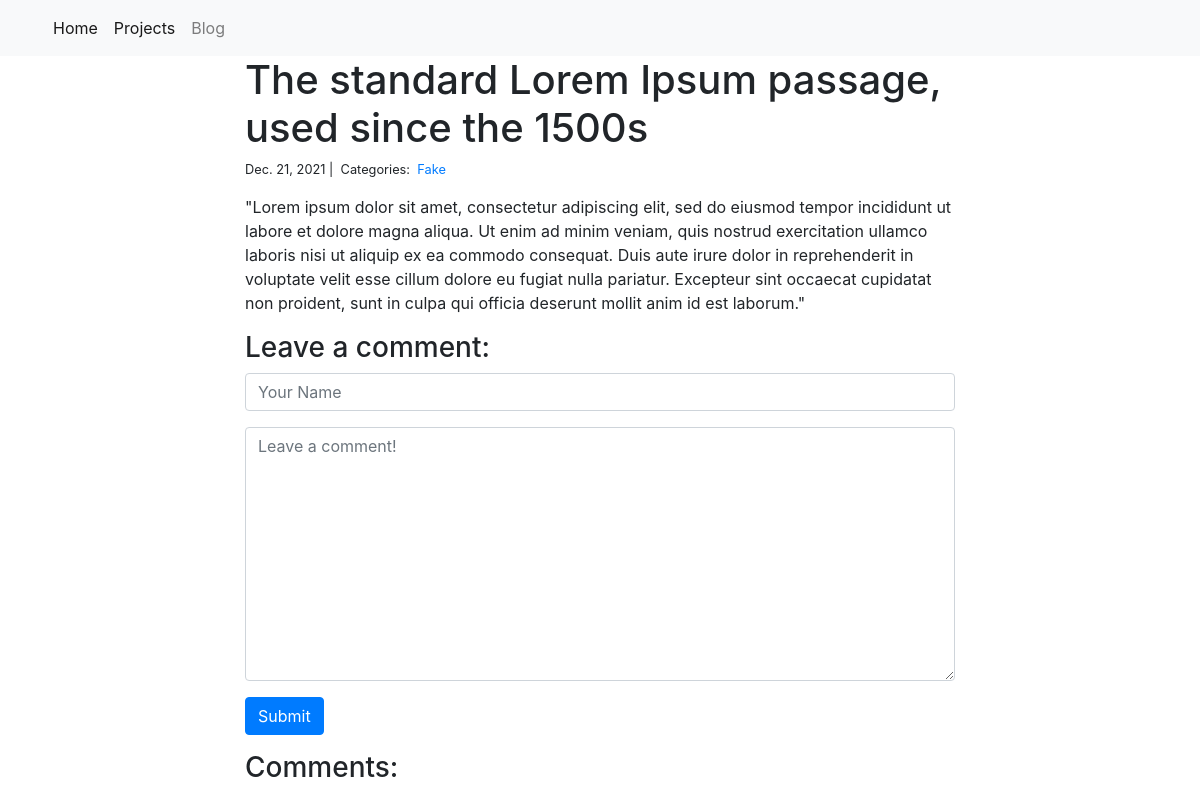
Page /blog/1/ on the committed database.
### blog/models.py (models this page shows)
class Post(models.Model):
    title = models.CharField(max_length=255)
    body = models.TextField()
    created_on = models.DateTimeField(auto_now_add=True)
    last_modified = models.DateTimeField(auto_now=True)
    categories = models.ManyToManyField("Category", related_name="posts")

class Category(models.Model):
    name = models.CharField(max_length=20)

### blog/views.py (the view, shortened to what this page needs)
# urls.py: path("<int:pk>/", views.blog_detail, name="blog_detail"),
def blog_detail(request, pk):
    post = Post.objects.get(pk=pk)
    form = CommentForm()
    comments = Comment.objects.filter(post=post)
    context = {
        "post": post,
        "comments": comments,
        "form": form,
    }
    return render(request, "blog_detail.html", context)

### blog/forms.py
class CommentForm(forms.Form):
    author = forms.CharField(
        max_length=60,
        widget=forms.TextInput(
            attrs={"class": "form-control", "placeholder": "Your Name"}
        ),
    )
    body = forms.CharField(
        widget=forms.Textarea(
            attrs={"class": "form-control", "placeholder": "Leave a comment!"}
        )
    )

### blog/templates/blog_detail.html (shortened to what this page needs)
{% extends "base.html" %}
{% block page_content %}
<div class="col-md-8 offset-md-2">
    <h1>{{ post.title }}</h1>
    <small>
        {{ post.created_on.date }} |&nbsp;
        Categories:&nbsp;
        {% for category in post.categories.all %}
        <a href="{% url 'blog_category' category.name %}">
            {{ category.name }}
        </a>&nbsp;
        {% endfor %}
    </small>
    <p>{{ post.body | linebreaks }}</p>
    <h3>Leave a comment:</h3>
    <form action="/blog/{{ post.pk }}/" method="post">
        <div class="form-group">
            {{ form.author }}
        </div>
        <div class="form-group">
            {{ form.body }}
        </div>
        <button type="submit" class="btn btn-primary">Submit</button>
    </form>
    <h3>Comments:</h3>
</div>
{% endblock %}

### rows in the picture
Post: title "The standard Lorem Ipsum passage, used since the 1500s", created_on "Dec. 21, 2021", body "\"Lorem ipsum dolor sit amet, consectetur adipiscing elit, sed do eiusmod tempor incididunt ut labore et dolore magna aliqua. Ut enim ad minim veniam, quis nostrud exercitation ullamco laboris nisi ut aliquip ex ea commodo consequat. Duis aute irure dolor in reprehenderit in voluptate velit esse cillum dolore eu fugiat nulla pariatur. Excepteur sint occaecat cupidatat non proident, sunt in culpa qui officia deserunt mollit anim id est laborum.\""
Category: name "Fake"
